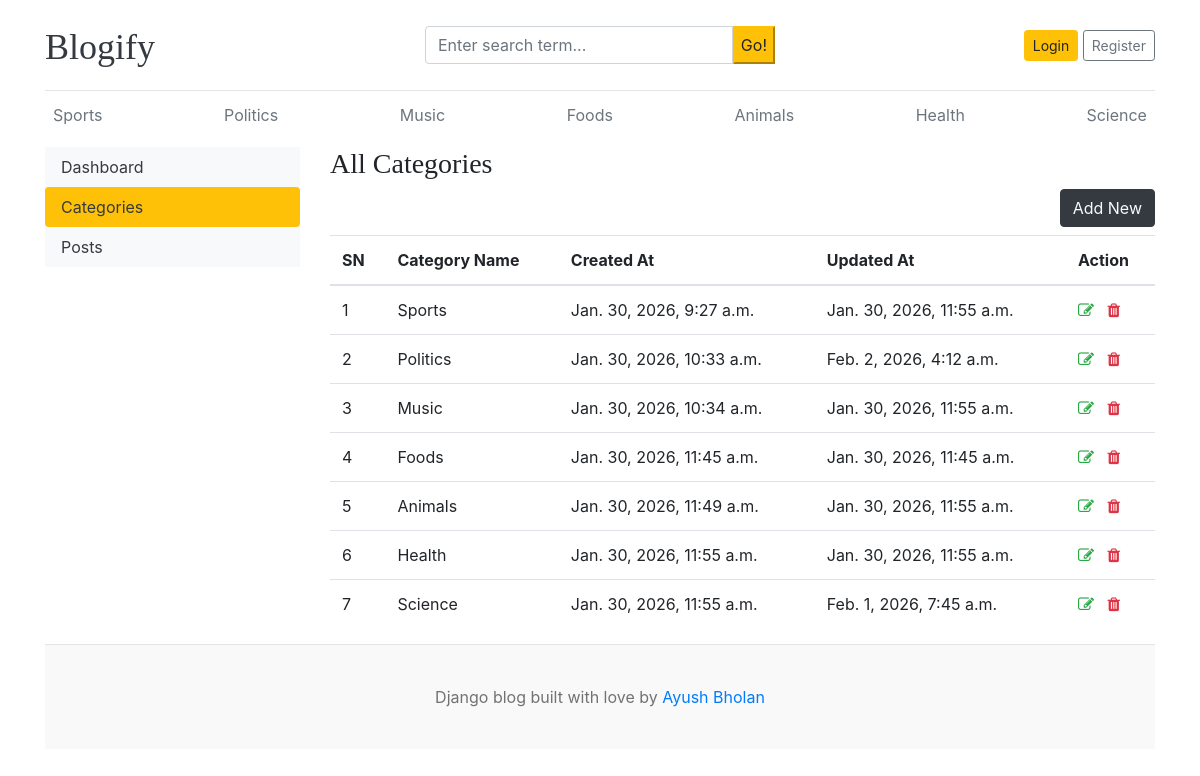
/dashboard/categories/, run on the app's committed database.
### blogs/models.py (models this page shows)
class Category(models.Model):
    category_name = models.CharField(max_length = 50, unique=True)
    created_at = models.DateTimeField(auto_now_add=True)
    updated_at = models.DateTimeField(auto_now= True)
    class Meta:
        verbose_name_plural = 'categories'
    def __str__(self):
        return self.category_name

### dashboards/views.py (the view)
# urls.py: path("categories/", views.categories, name='categories'),
def categories(request):
    return render(request, 'dashboard/categories.html')

### blogs/context_processors.py (called while the page is built)
def get_categories(request):
    categories = Category.objects.all()
    return dict(categories=categories)

def get_social_links(request):
    social_links = SocialLink.objects.all()
    return dict(social_links=social_links)

### templates/dashboard/categories.html (shortened to what this page needs)
{% extends "base.html" %}
{% block content %}
<div class="row">
    {% include 'dashboard/sidebar.html' %}
    <div class="col-md-9">
        <h3>All Categories</h3>
        <a href="{% url 'add_category' %}" class="btn btn-dark text-light float-right mb-2">Add New</a>
        <table class="table table-hover">
            <thead>
              <tr>
                <th>SN</th>
                <th>Category Name</th>
                <th>Created At</th>
                <th>Updated At</th>
                <th>Action</th>
              </tr>
            </thead>
            <tbody>
            {% for cat in categories %}
              <tr>
                <td>{{ forloop.counter }}</td>
                <td>{{ cat }}</td>
                <td>{{ cat.created_at }}</td>
                <td>{{ cat.updated_at }}</td>
                <td>
                    <a href="{% url 'edit_category' cat.id %}"><i class="fa fa-edit text-success"></i></a>
                    <a href="{% url 'delete_category' cat.id %}"><i class="fa fa-trash text-danger"></i></a>
                </td>
              </tr>
            {% endfor %}
            </tbody>
          </table>
    </div>
</div>
{% endblock %}

### templates/base.html (shortened to what this page needs)
{% load static %}
<!DOCTYPE html>
<html lang="en">
<head>
    <link href="https://getbootstrap.com/docs/4.0/dist/css/bootstrap.min.css" rel="stylesheet">
    <link href="{% static 'css/blog.css' %}" rel="stylesheet">
    <link rel="stylesheet" href="https://cdnjs.cloudflare.com/ajax/libs/font-awesome/4.7.0/css/font-awesome.min.css">
  </head>
<body>
    <div class="container">
      <header class="blog-header py-3">
        <div class="row flex-nowrap justify-content-between align-items-center">
          <div class="col-4 pt-1">
            <a class="blog-header-logo text-dark" href="/">Blogify</a>
          </div>
          <div class="col-4">
            <form action="{% url 'search' %}" method="GET">
              <div class="input-group">
                <input class="form-control" type="text" name="keyword" value="{{ keyword }}" placeholder="Enter search term..." aria-label="Enter search term..." aria-describedby="button-search" />
                <button type= "submit" class="btn-warning" id="button-search" type="button"> Go! </button>
            </div>
            </form>
          </div>
          <div class="col-4 d-flex justify-content-end align-items-center">
            {% if not user.is_authenticated %}
            <a class="btn btn-sm btn-warning" href="{% url 'login' %}">Login</a> &nbsp;
            <a class="btn btn-sm btn-outline-secondary" href="{% url 'register'%}">Register</a>
            {% else %}
            <span> <a href="{% url 'dashboard' %}">Dashboard</a></span>
            &emsp;
            <span> <a href="{% url 'logout' %}">Logout</a></span>
            {% endif %}
          </div>
        </div>
      </header>
      <div class="nav-scroller py-1 mb-2">
        <nav class="nav d-flex justify-content-between">
        {% for cat in categories %}
        <a class="p-2 text-muted" href="{% url 'posts_by_category' cat.id %}">{{ cat.category_name }}</a>
        {% endfor %}
        </nav>
      </div>
{% block content %}
{% endblock %}
<footer class="blog-footer">
    <p>Django blog built with love by <a href="#">Ayush Bholan</a></p>
  </footer>
  </body>
  </html>

### blog_main/static/css/blog.css (style rules this page uses)
.blog-header { border-bottom: 1px solid #e5e5e5; }
.blog-header-logo { font-family: "Playfair Display", Georgia, "Times New Roman", serif; font-size: 2.25rem; }
h1, h2, h3, h4, h5, h6 { font-family: "Playfair Display", Georgia, "Times New Roman", serif; }
.blog-footer { padding: 2.5rem 0; color: #727272; text-align: center; background-color: #f9f9f9; border-top: .05rem solid #e5e5e5; }
.blog-footer p:last-child { margin-bottom: 0; }

### data on the page
Category: category_name "Sports", created_at "Jan. 30, 2026, 9:27 a.m.", updated_at "Jan. 30, 2026, 11:55 a.m."
Category: category_name "Politics", created_at "Jan. 30, 2026, 10:33 a.m.", updated_at "Feb. 2, 2026, 4:12 a.m."
Category: category_name "Music", created_at "Jan. 30, 2026, 10:34 a.m.", updated_at "Jan. 30, 2026, 11:55 a.m."
Category: category_name "Foods", created_at "Jan. 30, 2026, 11:45 a.m.", updated_at "Jan. 30, 2026, 11:45 a.m."
Category: category_name "Animals", created_at "Jan. 30, 2026, 11:49 a.m.", updated_at "Jan. 30, 2026, 11:55 a.m."
Category: category_name "Health", created_at "Jan. 30, 2026, 11:55 a.m.", updated_at "Jan. 30, 2026, 11:55 a.m."
Category: category_name "Science", created_at "Jan. 30, 2026, 11:55 a.m.", updated_at "Feb. 1, 2026, 7:45 a.m."
